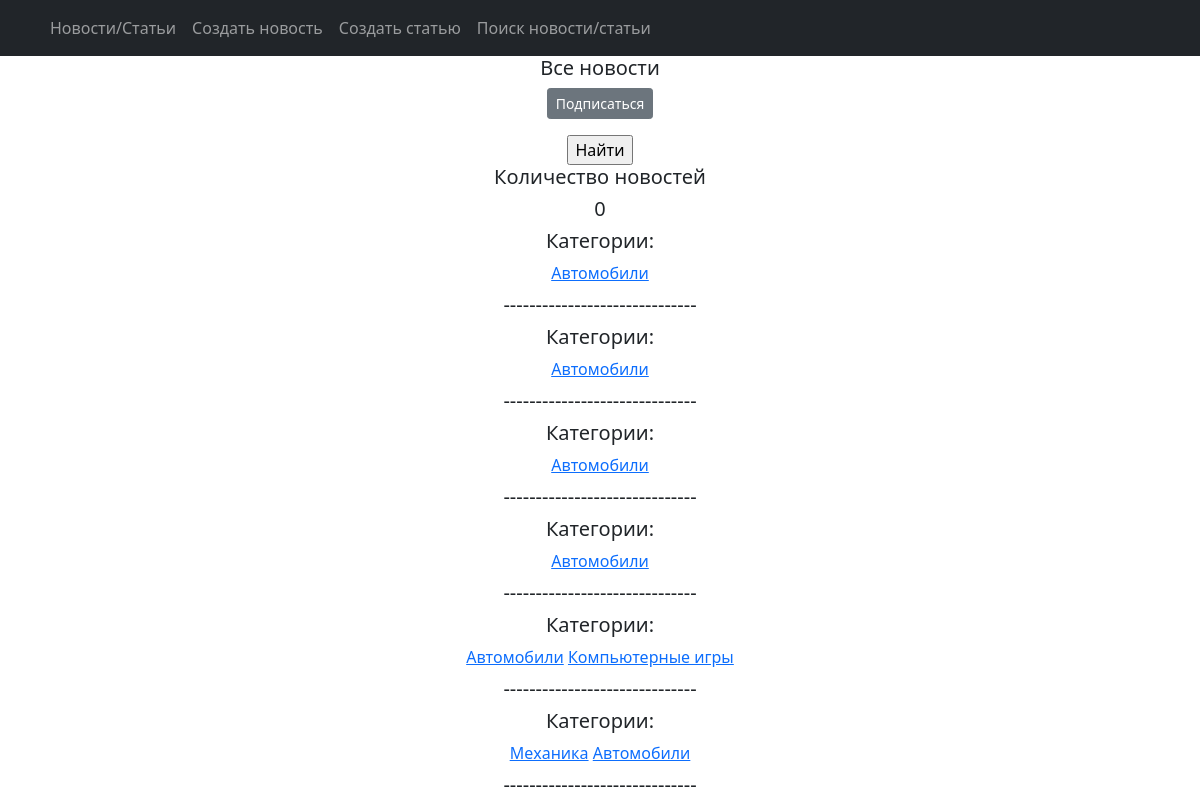
The app's page /news/categories/2, older data.
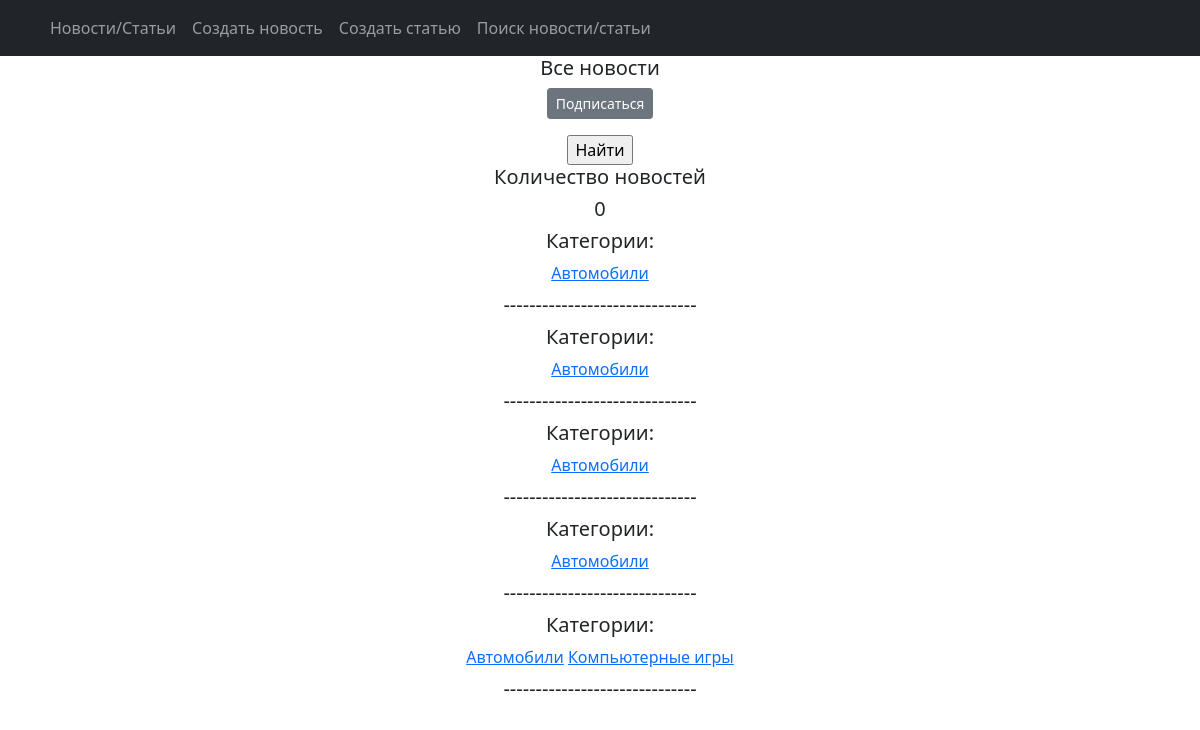
The same page, newer data.
### np_app/models.py (models this page shows, shortened)
class Post(models.Model):
    article = 'Arti'
    news = 'News'
    POSTS = [
        (article, 'Статья'),
        (news, 'Новости')
    ]
    author = models.ForeignKey(Author, on_delete=models.CASCADE)
    choice = models.CharField(max_length=4, choices=POSTS, default=article)
    time_create_post = models.DateTimeField(auto_now_add=True)
    category = models.ManyToManyField(Category, through='PostCategory')
    header_post = models.CharField(max_length=255)
    text_post = models.TextField()
    rate_post = models.IntegerField(default=0)

class Category(models.Model):
    genre = models.CharField(max_length=255, unique=True)
    subscribers = models.ManyToManyField(User, blank=True, null=True, related_name='categories')
    def __str__(self):
        return f'{self.genre}'

### np_app/views.py (the view)
# urls.py: path('categories/<int:pk>', CategoryListView.as_view(), name='category_list'),
class CategoryListView(ListView):
    model = Post
    template_name = 'category_list.html'
    context_object_name = 'category_news_list'
    def get_queryset(self):
        self.genre = get_object_or_404(Category, id=self.kwargs['pk'])
        queryset = Post.objects.filter(category=self.genre).order_by('-time_create_post')
        return queryset
    def get_context_data(self, **kwargs):
        context = super().get_context_data(**kwargs)
        context['is_not_subscriber'] = self.request.user not in self.genre.subscribers.all()
        context['category'] = self.genre
        return context

### templates/category_list.html (shortened to what this page needs)
{% extends 'flatpages/default.html' %}
{% load custom_tags %}
{% block content %}
<h5>Все новости</h5>
    {% if is_not_subscriber %}
        <p class="text-center"><a href="{% url 'subscribe' category.id %}" class="btn btn-secondary btn-sm">Подписаться</a></p>
    {% endif %}
   <form action="" method="get">
       <input type="submit" value="Найти" />
   </form>
<h5>Количество новостей</h5>
<h5>{{ posts|length }}</h5>
{% for post in category_news_list %}
    <h5>Категории:</h5>
        {%for category in post.category.all %}
            <a href="{% url 'category_list' category.id %}">{{ category }}</a>
        {% endfor %}
<h5>------------------------------</h5>
{% endfor %}
{% endblock content %}

Row changes from the older to the newer data that the page shows:
removed Post: Category (genre "Автомобили")
no longer on this page (row unchanged): Category: genre "Механика"
